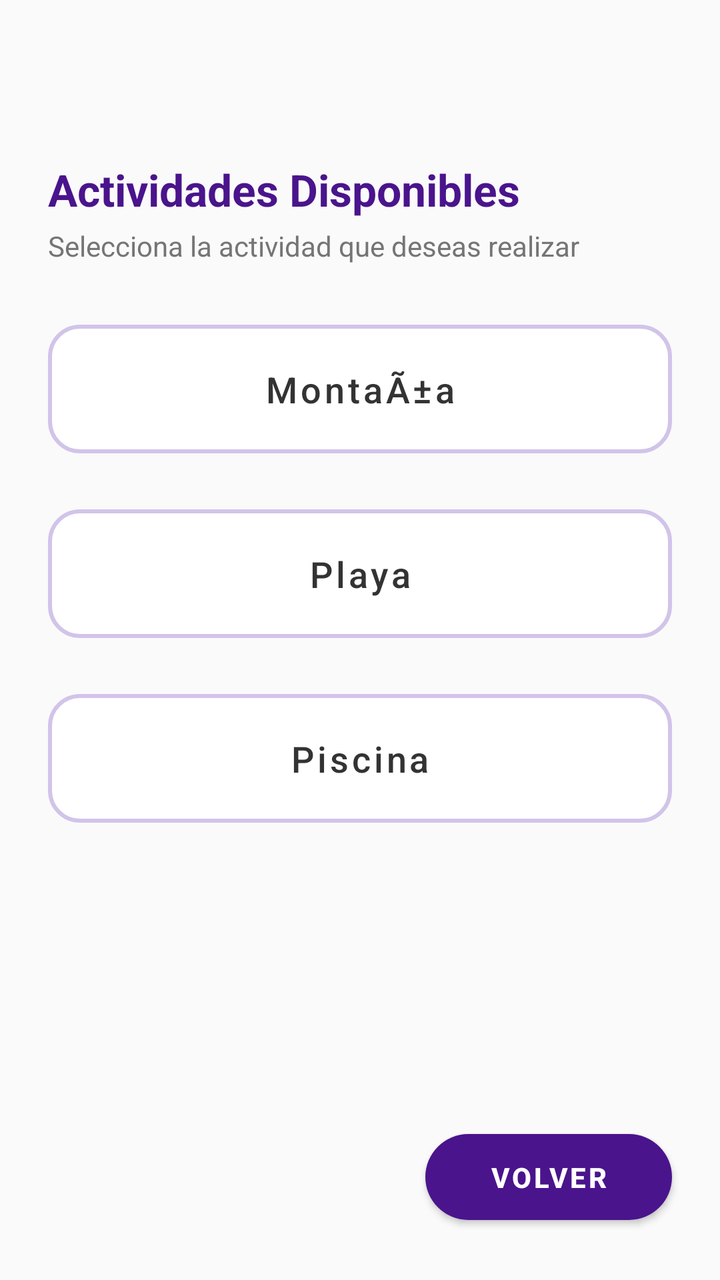
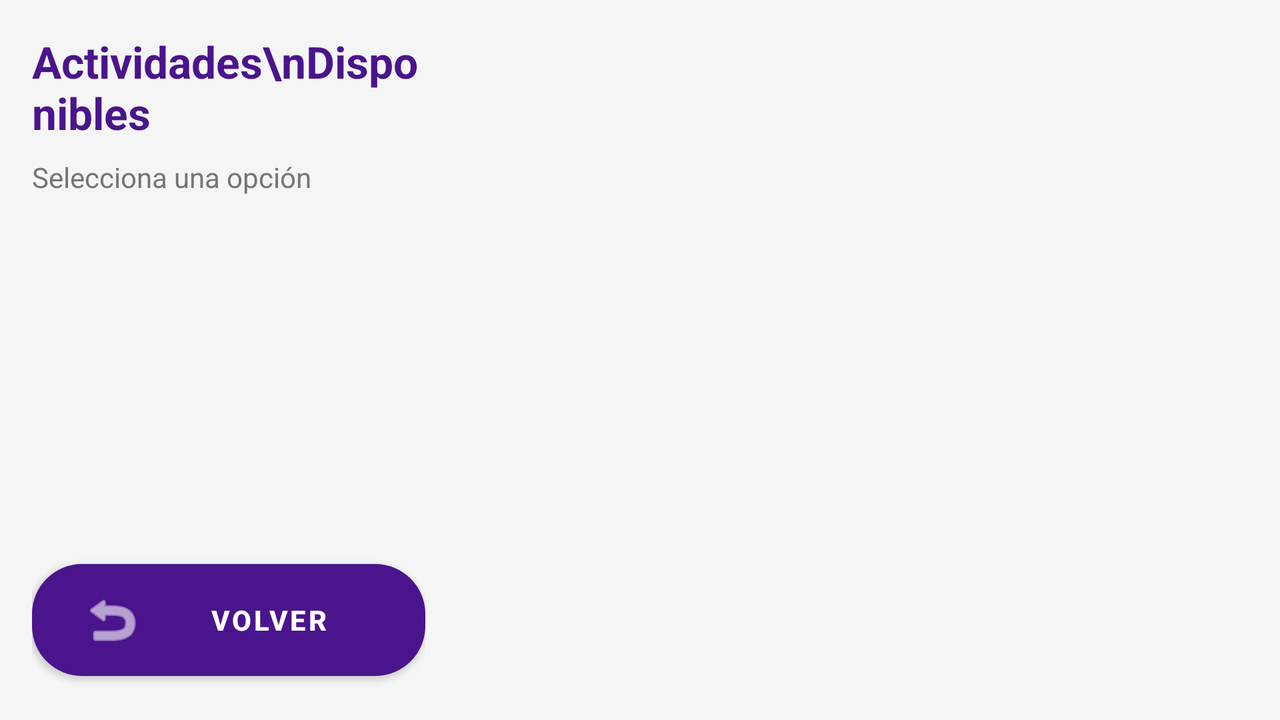

First picture: res/layout/ on a phone held upright. Second picture: the repository's own variant of that layout, on a device whose configuration matches the variant's folder. Source for both follows.
<!-- AndroidManifest.xml: application theme Theme.PicShield -->
<!-- res/layout/activity_view_activities.xml -->
<?xml version="1.0" encoding="utf-8"?>
<androidx.constraintlayout.widget.ConstraintLayout
    xmlns:android="http://schemas.android.com/apk/res/android"
    xmlns:app="http://schemas.android.com/apk/res-auto"
    xmlns:tools="http://schemas.android.com/tools"
    android:layout_width="match_parent"
    android:layout_height="match_parent"
    android:background="#FAFAFA"
    android:fitsSystemWindows="true"
    android:clipToPadding="true"
    android:paddingTop="?attr/actionBarSize">

    <LinearLayout
        android:id="@+id/headerLayout"
        android:layout_width="match_parent"
        android:layout_height="wrap_content"
        android:orientation="vertical"
        android:padding="24dp"
        app:layout_constraintTop_toTopOf="parent">

        <TextView
            android:text="Actividades Disponibles"
            android:textSize="22sp"
            android:textStyle="bold"
            android:textColor="#4A148C"
            android:layout_width="wrap_content"
            android:layout_height="wrap_content" />

        <TextView
            android:text="Selecciona la actividad que deseas realizar"
            android:textSize="14sp"
            android:textColor="#757575"
            android:layout_marginTop="4dp"
            android:layout_width="wrap_content"
            android:layout_height="wrap_content" />
    </LinearLayout>

    <androidx.core.widget.NestedScrollView
        android:layout_width="match_parent"
        android:layout_height="0dp"
        android:clipToPadding="false"
        android:paddingBottom="100dp"
        app:layout_constraintTop_toBottomOf="@id/headerLayout"
        app:layout_constraintBottom_toBottomOf="parent">

        <LinearLayout
            android:id="@+id/activitiesContainer"
            android:layout_width="match_parent"
            android:layout_height="wrap_content"
            android:orientation="vertical"
            android:paddingHorizontal="24dp">

            <com.google.android.material.button.MaterialButton
                android:text="MontaÃ±a"
                android:textSize="18sp"
                android:textColor="#333333"
                android:textAllCaps="false"
                style="@style/Widget.MaterialComponents.Button.UnelevatedButton"
                app:backgroundTint="@android:color/white"
                app:strokeColor="#D1C4E9"
                app:strokeWidth="2dp"
                app:cornerRadius="16dp"
                android:padding="20dp"
                android:gravity="center"
                android:layout_marginBottom="16dp"
                android:layout_width="match_parent"
                android:layout_height="wrap_content" />

            <com.google.android.material.button.MaterialButton
                android:text="Playa"
                android:textSize="18sp"
                android:textColor="#333333"
                android:textAllCaps="false"
                style="@style/Widget.MaterialComponents.Button.UnelevatedButton"
                app:backgroundTint="@android:color/white"
                app:strokeColor="#D1C4E9"
                app:strokeWidth="2dp"
                app:cornerRadius="16dp"
                android:padding="20dp"
                android:gravity="center"
                android:layout_marginBottom="16dp"
                android:layout_width="match_parent"
                android:layout_height="wrap_content" />

            <com.google.android.material.button.MaterialButton
                android:text="Piscina"
                android:textSize="18sp"
                android:textColor="#333333"
                android:textAllCaps="false"
                style="@style/Widget.MaterialComponents.Button.UnelevatedButton"
                app:backgroundTint="@android:color/white"
                app:strokeColor="#D1C4E9"
                app:strokeWidth="2dp"
                app:cornerRadius="16dp"
                android:padding="20dp"
                android:gravity="center"
                android:layout_marginBottom="16dp"
                android:layout_width="match_parent"
                android:layout_height="wrap_content" />

        </LinearLayout>
    </androidx.core.widget.NestedScrollView>

    <com.google.android.material.button.MaterialButton
        android:id="@+id/btnBack"
        android:text="Volver"
        android:textColor="@android:color/white"
        android:textStyle="bold"
        app:backgroundTint="#4A148C"
        app:cornerRadius="25dp"
        android:paddingHorizontal="32dp"
        android:paddingVertical="12dp"
        android:layout_width="wrap_content"
        android:layout_height="wrap_content"
        android:layout_margin="24dp"
        android:elevation="8dp"
        app:layout_constraintBottom_toBottomOf="parent"
        app:layout_constraintEnd_toEndOf="parent" />

</androidx.constraintlayout.widget.ConstraintLayout>
<!-- resources referenced by this layout -->
<resources>
  <style name="Theme.PicShield" parent="Theme.MaterialComponents.DayNight.DarkActionBar">
          
          <item name="colorPrimary">@color/purple_500</item>
          <item name="colorPrimaryVariant">@color/purple_700</item>
          <item name="colorOnPrimary">@color/white</item>
          
          <item name="colorSecondary">@color/teal_200</item>
          <item name="colorSecondaryVariant">@color/teal_700</item>
          <item name="colorOnSecondary">@color/black</item>
          
          <item name="android:statusBarColor">?attr/colorPrimaryVariant</item>
          
      </style>
  <color name="purple_500">#FF6200EE</color>
  <color name="purple_700">#FF3700B3</color>
  <color name="white">#FFFFFFFF</color>
  <color name="teal_200">#FF03DAC5</color>
  <color name="teal_700">#FF018786</color>
  <color name="black">#FF000000</color>
</resources>
<!-- res/layout-land/activity_view_activities.xml (the author's variant of the layout above) -->
<!-- drawn on the phone turned sideways -->
<?xml version="1.0" encoding="utf-8"?>
<LinearLayout xmlns:android="http://schemas.android.com/apk/res/android"
    xmlns:app="http://schemas.android.com/apk/res-auto"
    android:layout_width="match_parent"
    android:layout_height="match_parent"
    android:background="#F5F5F5"
    android:baselineAligned="false"
    android:orientation="horizontal"
    android:padding="16dp"
    android:fitsSystemWindows="true">

    <LinearLayout
        android:id="@+id/headerLayout"
        android:layout_width="0dp"
        android:layout_height="match_parent"
        android:layout_weight="0.35"
        android:orientation="vertical"
        android:paddingEnd="16dp">

        <TextView
            android:text="Actividades\nDisponibles"
            android:textSize="22sp"
            android:textStyle="bold"
            android:textColor="#4A148C"
            android:layout_width="wrap_content"
            android:layout_height="wrap_content"
            android:layout_marginBottom="8dp" />

        <TextView
            android:text="Selecciona una opción"
            android:textSize="14sp"
            android:textColor="#757575"
            android:layout_width="wrap_content"
            android:layout_height="wrap_content" />

        <View
            android:layout_width="match_parent"
            android:layout_height="0dp"
            android:layout_weight="1" />

        <com.google.android.material.button.MaterialButton
            android:id="@+id/btnBack"
            android:text="Volver"
            android:textColor="@android:color/white"
            android:textStyle="bold"
            app:backgroundTint="#4A148C"
            app:cornerRadius="25dp"
            app:icon="@android:drawable/ic_menu_revert"
            app:iconTint="@android:color/white"
            android:paddingHorizontal="24dp"
            android:paddingVertical="12dp"
            android:layout_width="match_parent"
            android:layout_height="wrap_content"
            android:elevation="4dp"/>

    </LinearLayout>

    <androidx.core.widget.NestedScrollView
        android:layout_width="0dp"
        android:layout_height="match_parent"
        android:layout_weight="0.65"
        android:fillViewport="true"
        android:background="@drawable/bg_activity_button"
        android:backgroundTint="#00FFFFFF">
        <LinearLayout
            android:id="@+id/activitiesContainer"
            android:layout_width="match_parent"
            android:layout_height="wrap_content"
            android:orientation="vertical"
            android:paddingBottom="16dp">

        </LinearLayout>

    </androidx.core.widget.NestedScrollView>

</LinearLayout>
<!-- resources referenced by the variant -->
<!-- as the phone turned sideways resolves them -->
<resources>
  <!-- drawable bg_activity_button (drawable) -->
  <?xml version="1.0" encoding="utf-8"?>
  <shape xmlns:android="http://schemas.android.com/apk/res/android"
      android:shape="rectangle">
      <solid android:color="@android:color/white" />
  
      <corners android:radius="12dp" />
  
      <stroke
          android:width="1dp"
          android:color="#D1C4E9" /> </shape>
  <style name="Theme.PicShield" parent="Theme.MaterialComponents.DayNight.DarkActionBar">
          
          <item name="colorPrimary">@color/purple_500</item>
          <item name="colorPrimaryVariant">@color/purple_700</item>
          <item name="colorOnPrimary">@color/white</item>
          
          <item name="colorSecondary">@color/teal_200</item>
          <item name="colorSecondaryVariant">@color/teal_700</item>
          <item name="colorOnSecondary">@color/black</item>
          
          <item name="android:statusBarColor">?attr/colorPrimaryVariant</item>
          
      </style>
  <color name="purple_500">#FF6200EE</color>
  <color name="purple_700">#FF3700B3</color>
  <color name="white">#FFFFFFFF</color>
  <color name="teal_200">#FF03DAC5</color>
  <color name="teal_700">#FF018786</color>
  <color name="black">#FF000000</color>
</resources>
